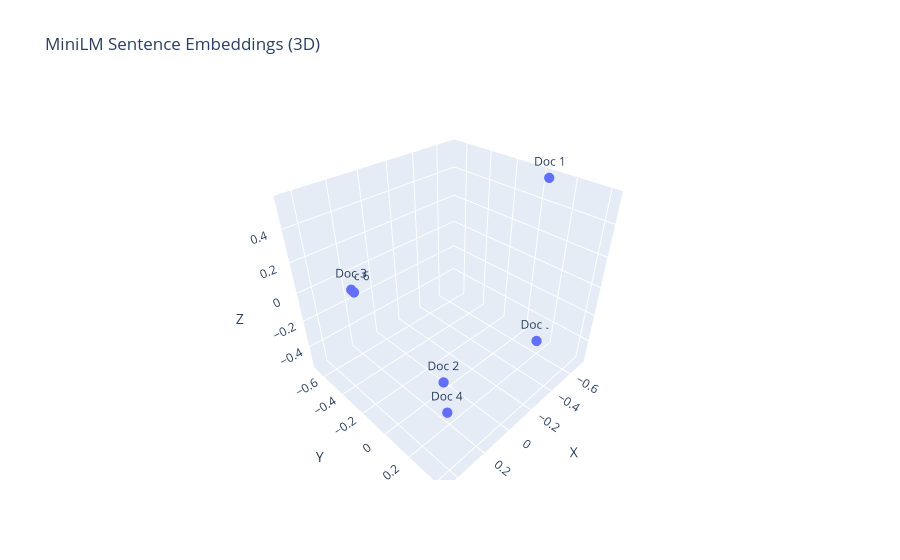

Notebook code for this chart:
### Markdown cell above
## 7. MiniLM (Sentence Transformers) Embeddings & 3D Visualization
Now, let's use MiniLM to embed entire sentences and visualize them in 3D.

### Code cell
from sentence_transformers import SentenceTransformer
model = SentenceTransformer('all-MiniLM-L6-v2')
embeddings = model.encode(documents)

# Reduce to 3D using PCA
embeddings_3d = PCA(n_components=3).fit_transform(embeddings)

fig2 = go.Figure()
fig2.add_trace(go.Scatter3d(
    x=embeddings_3d[:,0], y=embeddings_3d[:,1], z=embeddings_3d[:,2],
    mode='markers+text', text=[f"Doc {i+1}" for i in range(len(documents))], marker=dict(size=6)
))
fig2.update_layout(title='MiniLM Sentence Embeddings (3D)', scene=dict(xaxis_title='X', yaxis_title='Y', zaxis_title='Z'))
fig2.show()

### Figure 1 — Plotly figure (JSON) as saved in the notebook; plotly's stock layout.template omitted (floating-point values rounded to 4 significant figures)
{"data": [{"marker": {"size": 6}, "mode": "markers+text", "text": ["Doc 1", "Doc 2", "Doc 3", "Doc 4", "Doc 5", "Doc 6"], "type": "scatter3d", "x": [-0.7193, 0.4558, 0.3591, 0.4204, -0.6691, 0.1532], "y": [0.04989, 0.4233, -0.3514, 0.4079, 0.1474, -0.677], "z": [0.5478, 0.1145, 0.1389, -0.1136, -0.5412, -0.1464]}], "layout": {"scene": {"xaxis": {"title": {"text": "X"}}, "yaxis": {"title": {"text": "Y"}}, "zaxis": {"title": {"text": "Z"}}}, "title": {"text": "MiniLM Sentence Embeddings (3D)"}}}
